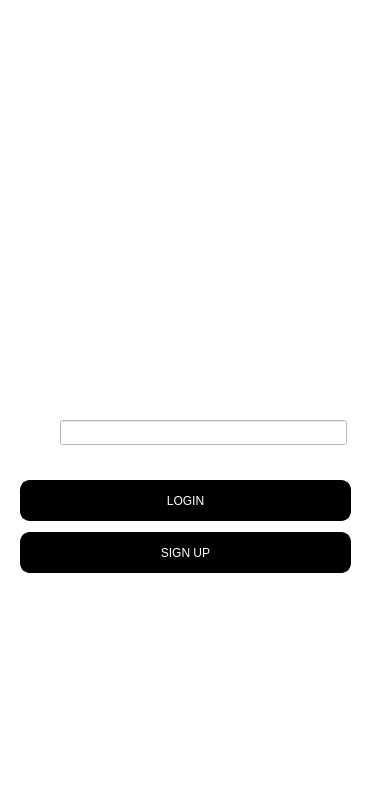
<?xml version="1.0" encoding="UTF-8"?>
<ui version="4.0">
 <class>MainWindow</class>
 <widget class="QMainWindow" name="MainWindow">
  <property name="geometry">
   <rect>
    <x>0</x>
    <y>0</y>
    <width>375</width>
    <height>812</height>
   </rect>
  </property>
  <property name="minimumSize">
   <size>
    <width>375</width>
    <height>812</height>
   </size>
  </property>
  <property name="maximumSize">
   <size>
    <width>375</width>
    <height>812</height>
   </size>
  </property>
  <property name="windowTitle">
   <string>MainWindow</string>
  </property>
  <property name="styleSheet">
   <string notr="true">background-color: rgb(255, 255, 255);</string>
  </property>
  <widget class="QWidget" name="centralwidget">
   <widget class="QPushButton" name="loginButton">
    <property name="geometry">
     <rect>
      <x>20</x>
      <y>480</y>
      <width>331</width>
      <height>41</height>
     </rect>
    </property>
    <property name="cursor">
     <cursorShape>OpenHandCursor</cursorShape>
    </property>
    <property name="styleSheet">
     <string notr="true">QPushButton{
	font: 700 14pt &quot;맑은 고딕&quot;;
	color: rgb(255, 255, 255);
	background-color: rgb(0,0,0);
	border: 2px solid rgb(0,0,0);
	border-radius: 10px;
}</string>
    </property>
    <property name="text">
     <string>LOGIN</string>
    </property>
    <property name="flat">
     <bool>true</bool>
    </property>
   </widget>
   <widget class="QPushButton" name="signupButton">
    <property name="geometry">
     <rect>
      <x>20</x>
      <y>532</y>
      <width>331</width>
      <height>41</height>
     </rect>
    </property>
    <property name="cursor">
     <cursorShape>OpenHandCursor</cursorShape>
    </property>
    <property name="styleSheet">
     <string notr="true">QPushButton{
	font: 700 14pt &quot;맑은 고딕&quot;;
	color: rgb(255, 255, 255);
	background-color: rgb(0,0,0);
	border: 2px solid rgb(0,0,0);
	border-radius: 10px;
}</string>
    </property>
    <property name="text">
     <string>SIGN UP</string>
    </property>
    <property name="flat">
     <bool>true</bool>
    </property>
   </widget>
   <widget class="QLineEdit" name="line_username">
    <property name="geometry">
     <rect>
      <x>60</x>
      <y>420</y>
      <width>287</width>
      <height>25</height>
     </rect>
    </property>
    <property name="autoFillBackground">
     <bool>false</bool>
    </property>
    <property name="styleSheet">
     <string notr="true">color:rgb(0,0,0);
background-color: rgb(255, 255, 255);
font: 700 12pt &quot;맑은 고딕&quot;;</string>
    </property>
    <property name="inputMask">
     <string/>
    </property>
    <property name="text">
     <string/>
    </property>
    <property name="clearButtonEnabled">
     <bool>true</bool>
    </property>
   </widget>
   <widget class="QLabel" name="check_label">
    <property name="geometry">
     <rect>
      <x>30</x>
      <y>580</y>
      <width>201</width>
      <height>16</height>
     </rect>
    </property>
    <property name="styleSheet">
     <string notr="true">color: red;</string>
    </property>
    <property name="text">
     <string/>
    </property>
   </widget>
   <widget class="QLabel" name="label">
    <property name="geometry">
     <rect>
      <x>0</x>
      <y>0</y>
      <width>375</width>
      <height>812</height>
     </rect>
    </property>
    <property name="styleSheet">
     <string notr="true">&lt;img src=&quot;/images/signup.jpg&quot;&gt;</string>
    </property>
    <property name="text">
     <string/>
    </property>
    <property name="pixmap">
     <pixmap resource="resources.qrc">:/images/signup.jpg</pixmap>
    </property>
   </widget>
   <widget class="QLabel" name="label_error">
    <property name="geometry">
     <rect>
      <x>30</x>
      <y>600</y>
      <width>181</width>
      <height>16</height>
     </rect>
    </property>
    <property name="styleSheet">
     <string notr="true">color : red;</string>
    </property>
    <property name="text">
     <string/>
    </property>
   </widget>
   <zorder>label</zorder>
   <zorder>loginButton</zorder>
   <zorder>signupButton</zorder>
   <zorder>line_username</zorder>
   <zorder>check_label</zorder>
   <zorder>label_error</zorder>
  </widget>
  <widget class="QMenuBar" name="menubar">
   <property name="geometry">
    <rect>
     <x>0</x>
     <y>0</y>
     <width>375</width>
     <height>24</height>
    </rect>
   </property>
  </widget>
  <widget class="QStatusBar" name="statusbar"/>
 </widget>
 <resources>
  <include location="resources.qrc"/>
 </resources>
 <connections/>
</ui>
